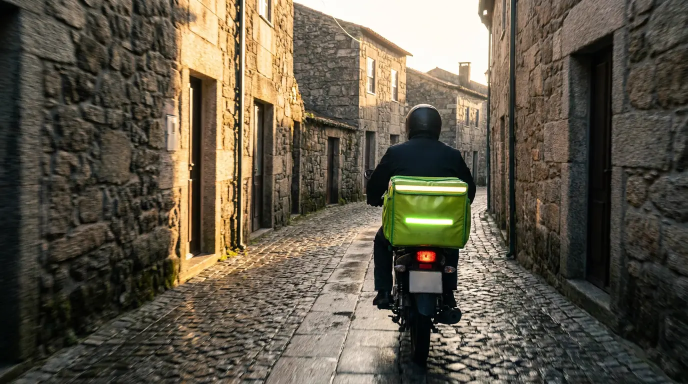
#> input picture assets/cinema/c2_estafeta_rua.webp, 1376 x 768 px, found by its file name (shown at 1/2 size); its folder holds 3 pictures in this run
$ python guardar_shot.py ../../assets/cinema/c1_guarda_dawn.webp ../../assets/cinema/c2_estafeta_rua.webp
#> lines starting #> are read from the running program, lines starting #| are printed output that depends on the picture; after the words box and inside, x2 and y2 are one past the last pixel; in counts of white or black regions, pixels touching at a corner belong together
### tools/flyer/build_flyer.py
# -*- coding: utf-8 -*-
"""
Flyer oficial do Bora App — A4, 300dpi, montado por script.

Porque e' montado por script e nao gerado por IA de imagem: tres tentativas com
o Gemini escreveram os nomes das marcas errados ("gaola" por Goola, CONTINENTE
torto, KIWOKO deformado, SOBREMESAS repetido). Aqui os logos sao os ficheiros
verdadeiros e os textos sao desenhados, nao "imaginados".

Refazer quando entrar loja nova:
    python download_logos.py     # so' se mudarem URLs/logos na base de dados
    python build_flyer.py
"""
import os, io, math, textwrap
from PIL import Image, ImageDraw, ImageFont, ImageFilter
import segno

from fundo import gerar_fundo

AQUI = os.path.dirname(os.path.abspath(__file__))
A = lambda *p: os.path.join(AQUI, "assets", *p)
_DOWNLOADS_DANILO = r"C:\Users\danil\Downloads"
SAIDA = _DOWNLOADS_DANILO if os.path.isdir(_DOWNLOADS_DANILO) else os.path.join(
    os.path.expanduser("~"), "Downloads")

# ---------------------------------------------------------------- dimensoes
W, H = 2480, 3508          # A4 a 300dpi
BLEED = 95                 # margem branca de 8mm para a grafica
PAD = 90                   # menos aperto lateral (pedido do Danilo, v3)
CX0, CX1 = BLEED + PAD, W - BLEED - PAD
LARG = CX1 - CX0

VERDE = (22, 163, 74)
LARANJA = (249, 115, 22)
TINTA = (15, 23, 42)       # texto escuro sobre vidro claro
TINTA_SUAVE = (71, 85, 105)
BRANCO = (255, 255, 255)

QR_LADO = int(os.environ.get("QR_LADO", 500))
ALT_RODAPE = 700
QR_OFFSET_Y = 40      # do topo do cartao do rodape ate' ao topo do QR
QR_MARGEM_X = 54      # da margem do cartao ate' ao QR   # ver prova de leitura em verificar.py

# UM QR SO' (2026-09-21, missao link-unico-iphone): aponta a' pagina /baixar,
# que manda o iPhone para a App Store, o Android para a Google Play e o
# computador para as duas. Antes eram dois QR (Play Store + registo web) e o
# iPhone caia no site. A origem "qr-flyer" e' a do papel (flyer, cartaz,
# autocolante) e vem do gerador unico da casa, tools/qr/bora_qr.py.
import sys as _sys
_sys.path.insert(0, os.path.join(AQUI, "..", "qr"))
from bora_qr import link_destino as _link_destino, endereco_curto as _endereco_curto
BAIXAR_URL = _link_destino("qr-flyer")          # https://boraguarda.com/baixar?de=qr-flyer
#> further down, im is the input picture: PIL image 1376x768 RGB; mean R, G, B 95.7, 88.4, 73
#| shot: (1376, 768)
BAIXAR_CURTO = _endereco_curto()                # boraguarda.com/baixar

# ------------------------------------------------------------------ fontes
_FONTE = A("fonts", "Inter-VariableFont.ttf")
_cache_fonte = {}


# [7 lines left out: function fonte, not called in this run]


def larg_texto(d, txt, f):
    b = d.textbbox((0, 0), txt, font=f)
    return b[2] - b[0], b[3] - b[1]


# [20 lines left out: functions texto_centrado, quebrar, not called in this run]


# ------------------------------------------------------------------ imagens
def recortar_fundo_branco(im, tol=18):
    """
    Torna transparente SO' o branco ligado a's bordas (flood fill dos cantos).
    Um recorte por cor global comeria o capacete branco e o "B" do logo.
    """
#> called with tol = 18
    import numpy as np
    im = im.convert("RGBA")
#> im: PIL image 1376x768 RGBA
    w, h = im.size
#> w = 1376; h = 768
    rgb = im.convert("RGB")
    marca = (255, 0, 255)
    for canto in [(0, 0), (w - 1, 0), (0, h - 1), (w - 1, h - 1),
                  (w // 2, 0), (w // 2, h - 1), (0, h // 2), (w - 1, h // 2)]:
        if sum(rgb.getpixel(canto)) > (255 * 3 - tol * 3):
            ImageDraw.floodfill(rgb, canto, marca, thresh=tol * 3)
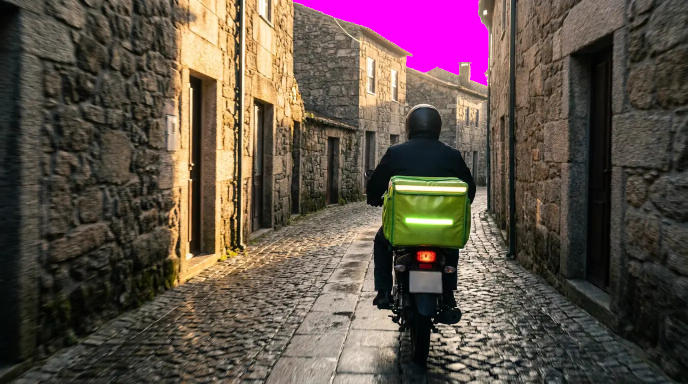
#> rgb: PIL image 1376x768 RGB (shown at 1/2 size); mean R, G, B 95.7, 80.6, 73.3
    # numpy: uma imagem grande em listas de tuplos rebenta a RAM do PC (4GB)
    arr = np.asarray(rgb)
    fora = (arr[:, :, 0] == marca[0]) & (arr[:, :, 1] == marca[1]) & (arr[:, :, 2] == marca[2])
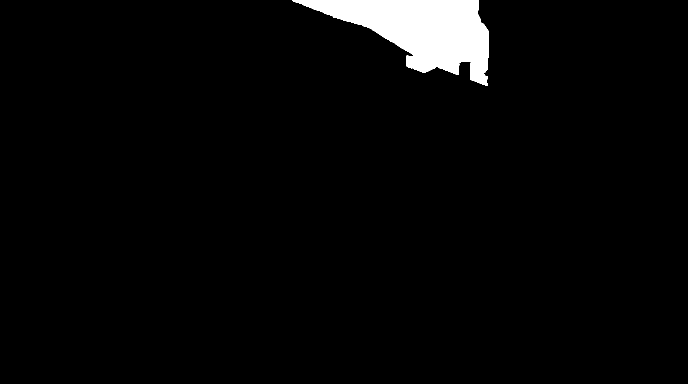
#> fora: shape (768, 1376) bool (shown at 1/2 size); 3.1% white; 1 white region, box (x1, y1, x2, y2) and area: (585, 0, 977, 172) 33028
    a = np.array(im.getchannel("A"))
#> a: shape (768, 1376); every value is 255
    a[fora] = 0
    im.putalpha(Image.fromarray(a).filter(ImageFilter.GaussianBlur(1.1)))
    return im


def aparar(im):
    """Remove margens vazias (transparentes ou brancas)."""
    im = im.convert("RGBA")
    if im.getchannel("A").getextrema()[0] < 250:
        bb = im.getchannel("A").point(lambda v: 255 if v > 12 else 0).getbbox()
#> bb = (0, 0, 1376, 768)
    else:
        cinza = im.convert("L").point(lambda v: 0 if v > 244 else 255)
        bb = cinza.getbbox()
    return im.crop(bb) if bb else im


# [38 lines left out: functions por_area, cantos_redondos, _compor, not called in this run]


def camada(w, h):
    return Image.new("RGBA", (max(1, int(w)), max(1, int(h))), (0, 0, 0, 0))


# [9 lines left out: function sombra, not called in this run]


def _lerp_cor(a, b, t):
    return tuple(int(round(a[i] + (b[i] - a[i]) * t)) for i in range(3))


# [17 lines left out: function escurecer_faixa, not called in this run]


# ----------------------------------------------------------------- conteudo
# Ordem EXATA pedida. Cada nome aparece uma unica vez (conferido no fim).
BLOCOS = [
    dict(n=1, nome="RESTAURANTES", icone="cat_restaurantes.png", cor=(249, 115, 22),
         logos=["mcdonalds", "kfc", "burgerking", "goola"],
         nota="Em breve: Mr Kebab"),
    dict(n=2, nome="SUPERMERCADOS", icone="cat_supermercados.png", cor=(22, 163, 74),
         logos=["auchan", "continente", "intermarche", "pingodoce"],
         nota="Em breve: Sabores de Casa Açaí"),
    dict(n=3, nome="FARMÁCIA", icone="cat_farmacia.png", cor=(28, 110, 242),
         logos=["wells"]),
    dict(n=4, nome="LOJAS", icone="cat_lojas.png", cor=(69, 90, 100),
         logos=["worten", "leroymerlin", "kiwoko", "zippy"]),
    dict(n=5, nome="BELEZA", icone="cat_beleza.png", cor=(99, 102, 241),
         logos=["ouroprata"]),
    dict(n=6, nome="FESTAS", icone="cat_festas.png", cor=(219, 39, 119),
         logos=["saboresbrasil"], texto="Bolos e salgados por encomenda."),
    dict(n=7, nome="SOBREMESAS", icone="cat_sobremesas.png", cor=(109, 40, 217),
         logos=["goola"], texto="Açaí fresquinho à tua porta."),
    dict(n=8, nome="LIMPEZA", icone="cat_limpeza.png", cor=(2, 132, 199),
         texto="Profissional de limpeza em tua casa, à hora que marcares."),
    dict(n=9, nome="BORA MOTORISTA", icone="cat_motorista.png", cor=(67, 56, 202),
         texto="Motorista particular, na hora ou com viagem marcada."),
    dict(n=10, nome="LAVAGEM AUTO", icone="cat_lavagem_auto.png", cor=(6, 182, 212),
         texto="Lava-rápido leva-e-traz: buscamos sujo, devolvemos a brilhar."),
    dict(n=11, nome="FAVORES", icone="cat_favores.png", cor=(20, 184, 166),
         texto="Precisas de algo resolvido? A gente vai por ti."),
    dict(n=12, nome="LEVAR COMPRAS", icone="cat_compras.png", cor=(22, 163, 74),
         texto="Compraste e não tens como levar? A gente leva."),
    dict(n=13, nome="ENVIAR ENCOMENDA", icone="cat_encomenda.png", cor=(249, 115, 22),
         texto="Manda um pacote de ponta a ponta da cidade."),
]

# Layout: (indices dos blocos, peso de altura). A ordem de leitura e' 1 -> 13.
LINHAS = [([1], 1.42), ([2], 1.42), ([3, 4], 1.16),
          ([5, 6, 7], 1.22), ([8, 9, 10], 0.80), ([11, 12, 13], 0.80)]
LARGURAS = {3: [0.33, 0.67]}   # Farmacia estreita, Lojas larga (4 logos)

# Pastilha com cor propria: o unico logo que a marca so' publica em branco e' o
# do Worten (usa-o sobre o vermelho da casa). Vermelho lido do header de
# worten.pt a 2026-08-28: rgb(229, 27, 21).
FUNDO_PASTILHA = {"worten": (229, 27, 21)}

_cache_logo = {}


# [55 lines left out: functions logo, desenhar_cartao, desenhar_icone, not called in this run]


PASTILHA_MIN_H = 200  # px na tela A4 (2480x3508) — pedido do Danilo: logo grande e nitido


# [262 lines left out: functions desenhar_bloco, fazer_qr, montar, not called in this run]


# [10 lines that do not run on import are left out]

### tools/qr/bora_qr.py
#!/usr/bin/env python3
# -*- coding: utf-8 -*-
"""O gerador de QR do Bora — UM SÓ, para o papel e para as redes.

Escrito a 2026-09-05 (missao `redes-tudo-05-09`, Bloco A). A logica do QR nao e'
nova: sai do `tools/flyer/build_flyer.py`, que ja' a tinha provada em papel. Foi
promovida a modulo para o flyer, as pecas das redes e os anuncios pagos usarem
EXACTAMENTE o mesmo codigo e o mesmo destino. Se um dia o destino mudar, muda
aqui e muda em todo o lado.

Porque e' que isto existe:
  A auditoria de 05/09 provou que as pecas publicadas no Facebook e no Instagram
  nao tinham QR nenhum, e que o endereco impresso nelas era `play.google.com/store`
  -- a loja generica, nao o Bora. Quem via so' a imagem nao chegava a' app.
  Com campanha paga a comecar, isso e' dinheiro deitado fora.

Correccao de erro M, e nao H:
  com H os modulos ficam pequenos demais e o telemovel nao le' em papel pequeno.
  Licao dos flyers do Mr Kebab e da Ouro e Prata, ja' registada no build_flyer.
"""
import io
import os

import segno
from PIL import Image

# ---------------------------------------------------------------- o destino

# A pagina de destino. NAO apontar o QR directamente a' Play Store: assim o
# telemovel do iPhone e o computador tambem tem caminho, e a origem fica medida.
BASE_DESTINO = "https://boraguarda.com/baixar"

# Onde a pagina de destino manda cada um. Aqui so' para quem precise do link cru.
LINK_PLAY = "https://play.google.com/store/apps/details?id=pt.boraapp.bora"
LINK_WEB = "https://app.boraguarda.com"

# As origens que existem. Uma peca so' pode declarar uma destas -- se inventar
# outra, o portao reprova, e e' de proposito: origem escrita a' mao nao se mede.
ORIGENS = {
    "qr-feed": "publicacao no feed (Facebook/Instagram)",
    "qr-story": "story",
    "qr-reel": "reel",
    "qr-carrossel": "carrossel",
    "qr-grupo": "publicacao em grupo do Facebook",
    "qr-flyer": "papel: flyer, cartaz, autocolante",
    "pago": "anuncio pago",
    "bio": "link da bio do Instagram / botao da pagina do Facebook",
    "site": "o QR da propria pagina /baixar, para quem esta no computador",
    "qr-site": "o QR da pagina inicial do site (boraguarda.com, bloco 'Descarrega o Bora agora')",
}


def link_destino(origem):
    """O endereco que vai dentro do QR e dentro do texto da peca."""
    if origem not in ORIGENS:
        raise ValueError(
            "origem desconhecida: %r. As que existem: %s"
            % (origem, ", ".join(sorted(ORIGENS)))
        )
    return "%s?de=%s" % (BASE_DESTINO, origem)


def endereco_curto():
    """O que se escreve por baixo do QR, para quem prefere teclar."""
    return "boraguarda.com/baixar"


# -------------------------------------------------------------------- o QR

# [52 lines left out: functions fazer_qr, qr_em_cartao, not called in this run]


# -------------------------------------------------------- colar numa peca

# O logo, quando existe de cada lado. Na VPS das redes vive noutro sitio.
LOGOS = [
    "/opt/data/social/imagens/bora_logo.png",
    os.path.join(os.path.dirname(os.path.abspath(__file__)),
                 "..", "flyer", "assets", "brand", "bora_logo.png"),
]


# [85 lines left out: functions _logo_disponivel, colar_qr, ler_qr, not called in this run]


# [12 lines that do not run on import are left out]

### tools/flyer/guardar_shot.py
# -*- coding: utf-8 -*-
"""Recorta o branco de um screenshot de overlay e grava em assets/logos/<nome>.png"""
import os, sys
from PIL import Image
sys.path.insert(0, os.path.dirname(os.path.abspath(__file__)))
from build_flyer import recortar_fundo_branco, aparar
nome, fich = sys.argv[1], sys.argv[2]
src = os.path.join(r"C:\Users\danil\Desktop\projetosflutter\bora_app", fich)
im = Image.open(src)
print("shot:", im.size)
im = aparar(recortar_fundo_branco(im))
out = f"assets/logos/{nome}.png"
im.save(out)
print(f"{nome} gravado: {im.size} -> {out}")
#| ../../assets/cinema/c1_guarda_dawn.webp gravado: (1376, 768) -> assets/logos/../../assets/cinema/c1_guarda_dawn.webp.png
os.remove(src)

$ run again, on assets/cinema/src/c3_mercado_sacos.png
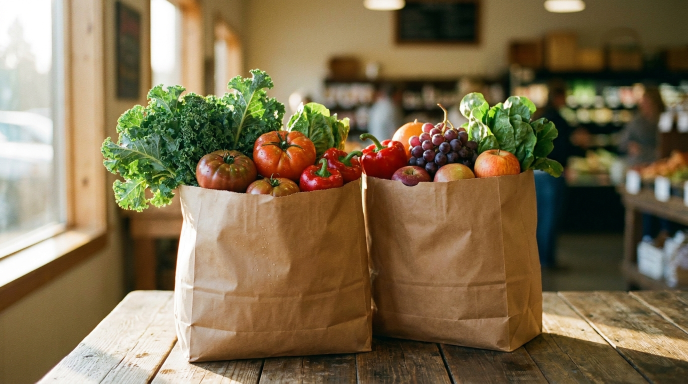
#> input picture assets/cinema/src/c3_mercado_sacos.png, 1376 x 768 px, found by its file name (shown at 1/2 size)
#> im is the input picture: PIL image 1376x768 RGB; mean R, G, B 127.4, 109.8, 78.9
#| shot: (1376, 768)
#> in recortar_fundo_branco, `fora = (arr[:, :, 0] == marca[0]) & (arr[:, :, 1] == marca[1]) & (arr[..`:
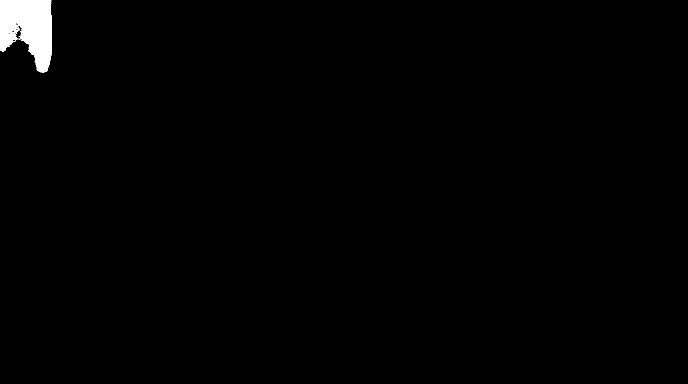
#> fora: shape (768, 1376) bool (shown at 1/2 size); 1% white; 1 white region, box (x1, y1, x2, y2) and area: (0, 0, 103, 145) 10699
#> bb = (0, 0, 1376, 768)
#| ../../assets/cinema/src/c3_mercado_sacos.png gravado: (1376, 768) -> assets/logos/../../assets/cinema/src/c3_mercado_sacos.png.png

$ run again, on assets/cinema/c1_guarda_dawn.webp
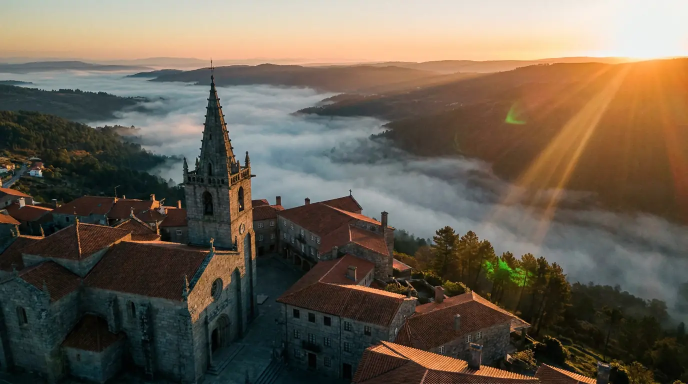
#> input picture assets/cinema/c1_guarda_dawn.webp, 1376 x 768 px, found by its file name (shown at 1/2 size)
#> im is the input picture: PIL image 1376x768 RGB; mean R, G, B 105.6, 95.1, 80.6
#| shot: (1376, 768)
#> in recortar_fundo_branco, `fora = (arr[:, :, 0] == marca[0]) & (arr[:, :, 1] == marca[1]) & (arr[..`:
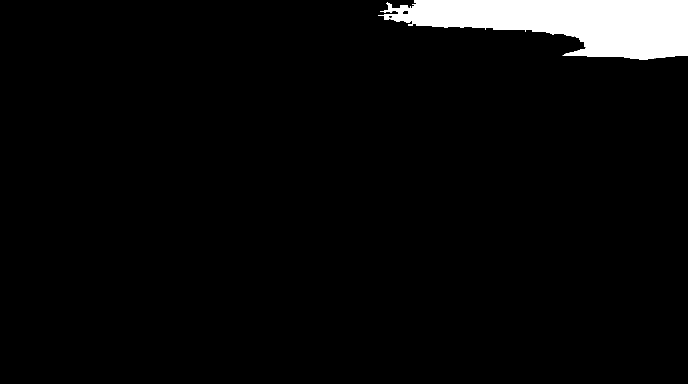
#> fora: shape (768, 1376) bool (shown at 1/2 size); 4.4% white; 1 white region, box (x1, y1, x2, y2) and area: (756, 0, 1376, 119) 46387
#> in recortar_fundo_branco, `im.putalpha(Image.fromarray(a).filter(ImageFilter.GaussianBlur(1.1)))`:
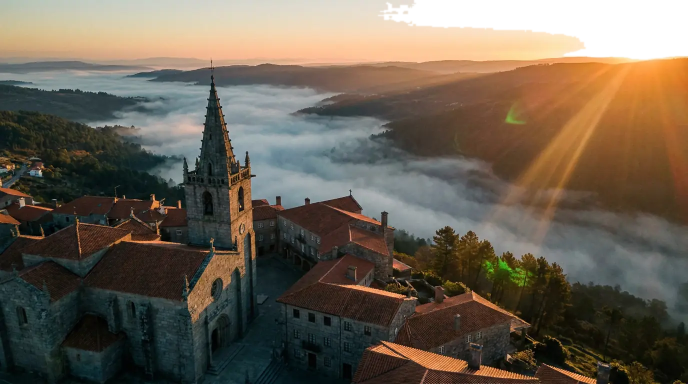
#> im: PIL image 1376x768 RGBA (shown at 1/2 size); mean R, G, B, A 105.6, 95.1, 80.6, 243.8; transparent parts drawn white
#> bb = (0, 0, 1376, 768)
#| ../../assets/cinema/c1_guarda_dawn.webp gravado: (1376, 768) -> assets/logos/../../assets/cinema/c1_guarda_dawn.webp.png
